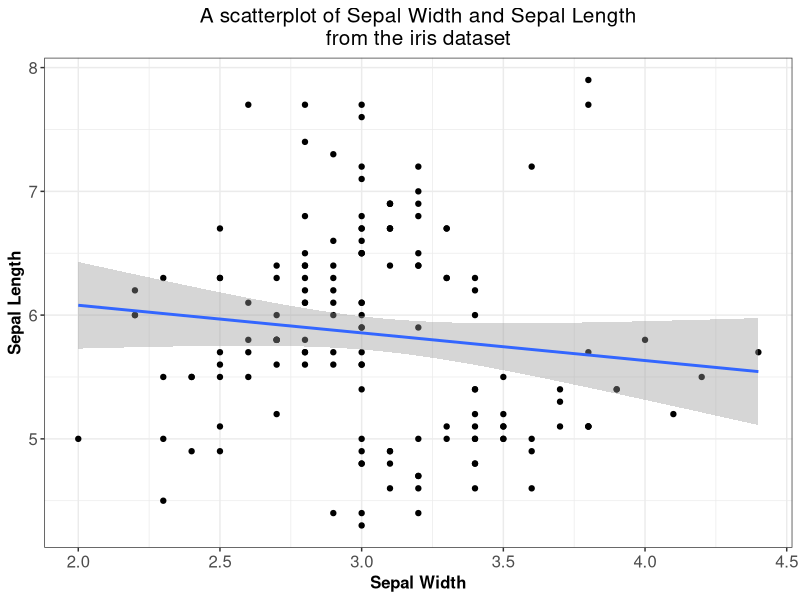

Reproduce this figure in R.
## ---- chunk 1
library(tidyverse)
library(ggplot2)

iris %>%
  ggplot(aes(x=Sepal.Width, y = Sepal.Length)) +
  geom_point() +
  geom_smooth(method = "lm") +
  theme_bw() +
  labs(title = "A scatterplot of Sepal Width and Sepal Length\nfrom the iris dataset",
       x = "Sepal Width",
       y = "Sepal Length") +
  theme(plot.title = element_text(size = 15,
                                  hjust = 0.5),
        axis.title = element_text(size = 12, face = "bold"),
        axis.text = element_text(size = 12))


